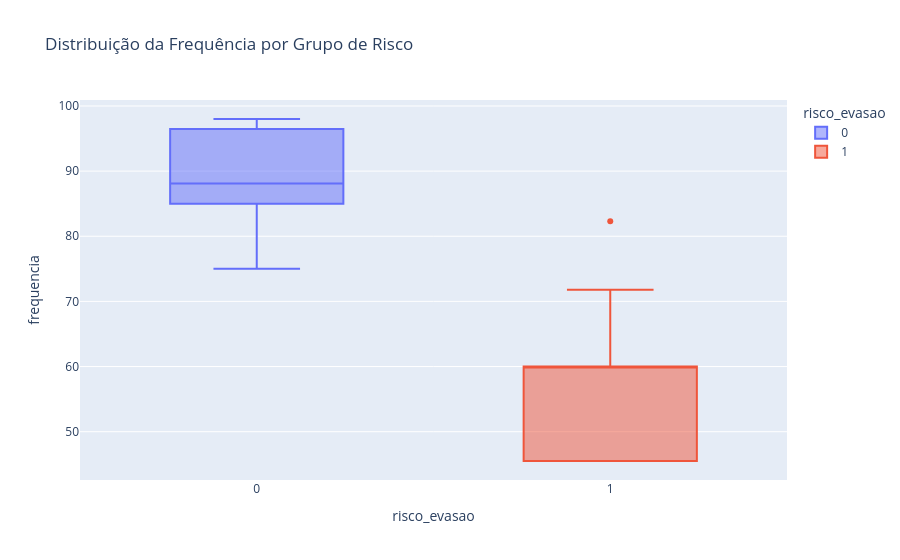

Notebook cell for this chart:
### Markdown cell above
# 6. Análise de Frequência por Grupo

### Code cell
fig = px.box(
    df,
    x="risco_evasao",
    y="frequencia",
    color="risco_evasao",
    title="Distribuição da Frequência por Grupo de Risco"
)
fig.show()

### Figure 1 — Plotly figure (JSON) as saved in the notebook; plotly's stock layout.template omitted (floating-point values rounded to 4 significant figures)
{"data": [{"alignmentgroup": "True", "hovertemplate": "risco_evasao=%{x}<br>frequencia=%{y}<extra></extra>", "legendgroup": "0", "marker": {"color": "#636efa"}, "name": "0", "notched": false, "offsetgroup": "0", "orientation": "v", "showlegend": true, "type": "box", "x": [0, 0, 0, 0, 0, 0, 0, 0, 0, 0, 0, 0, 0, 0, 0, 0, 0, 0, 0, 0, 0, 0, 0, 0, 0, 0, 0, 0, 0, 0, 0, 0, 0, 0, 0, 0, 0, 0, 0, 0, 0, 0, 0, 0, 0, 0, 0, 0, 0, 0, 0, 0, 0, 0, 0, 0, 0, 0, 0, 0, 0, 0, 0, 0, 0, 0, 0, 0, 0, 0, 0, 0, 0, 0, 0, 0, 0, 0, 0, 0, 0, 0, 0, 0, 0, 0, 0, 0, 0, 0, 0, 0], "x0": " ", "xaxis": "x", "y": [82.3, 91.2, 86.3, 96.2, 89.2, 93.4, 89.8, 96.7, 88.1, 90.8, 97.2, 85.1, 97.2, 86.2, 98.0, 75.0, 88.1, 85.0, 98.0, 75.0, 95.5, 85.0, 98.0, 75.0, 88.1, 85.0, 98.0, 75.0, 95.5, 85.0, 98.0, 75.0, 88.1, 85.0, 98.0, 75.0, 95.5, 85.0, 98.0, 75.0, 88.1, 85.0, 98.0, 75.0, 95.5, 85.0, 98.0, 75.0, 88.1, 85.0, 98.0, 75.0, 95.5, 85.0, 98.0, 75.0, 88.1, 85.0, 98.0, 75.0, 95.5, 85.0, 98.0, 75.0, 88.1, 85.0, 98.0, 75.0, 95.5, 85.0, 98.0, 75.0, 88.1, 85.0, 98.0, 75.0, 95.5, 85.0, 98.0, 75.0, 88.1, 85.0, 98.0, 75.0, 95.5, 85.0, 98.0, 75.0, 88.1, 85.0, 98.0, 75.0], "y0": " ", "yaxis": "y"}, {"alignmentgroup": "True", "hovertemplate": "risco_evasao=%{x}<br>frequencia=%{y}<extra></extra>", "legendgroup": "1", "marker": {"color": "#EF553B"}, "name": "1", "notched": false, "offsetgroup": "1", "orientation": "v", "showlegend": true, "type": "box", "x": [1, 1, 1, 1, 1, 1, 1, 1, 1, 1, 1, 1, 1, 1, 1, 1, 1, 1, 1, 1, 1, 1, 1, 1, 1, 1, 1, 1, 1, 1, 1, 1, 1, 1, 1, 1, 1, 1, 1, 1, 1, 1, 1, 1, 1, 1, 1, 1], "x0": " ", "xaxis": "x", "y": [82.3, 63.8, 60.0, 62.3, 68.4, 71.8, 69.2, 49.8, 64.7, 45.5, 60.0, 45.5, 60.0, 45.5, 60.0, 45.5, 60.0, 45.5, 60.0, 45.5, 60.0, 45.5, 60.0, 45.5, 60.0, 45.5, 60.0, 45.5, 60.0, 45.5, 60.0, 45.5, 60.0, 45.5, 60.0, 45.5, 60.0, 45.5, 60.0, 45.5, 60.0, 45.5, 60.0, 45.5, 60.0, 45.5, 60.0, 45.5], "y0": " ", "yaxis": "y"}], "layout": {"boxmode": "overlay", "legend": {"title": {"text": "risco_evasao"}, "tracegroupgap": 0}, "title": {"text": "Distribuição da Frequência por Grupo de Risco"}, "xaxis": {"anchor": "y", "categoryarray": [0, 1], "categoryorder": "array", "domain": [0, 1], "title": {"text": "risco_evasao"}}, "yaxis": {"anchor": "x", "domain": [0, 1], "title": {"text": "frequencia"}}}}
